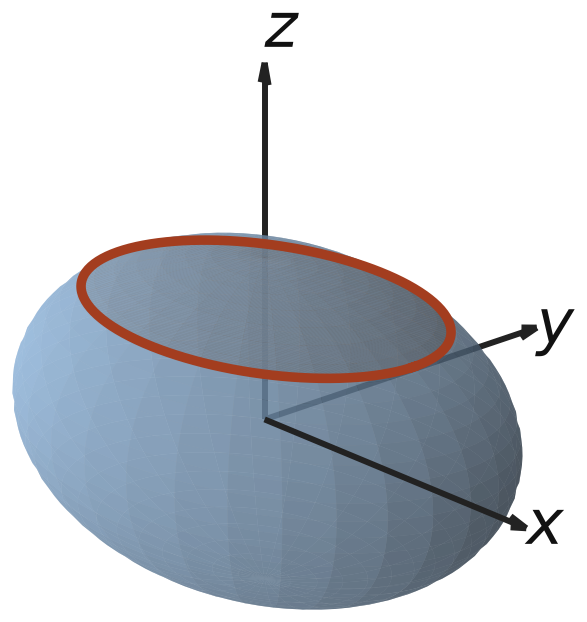
#> input picture docs/dev-logs-20261124/explorer/dsh-deepseek-flash/calculus-15.7.55_testing-0/code/figures/part1_figure1.png, 587 x 622 px
$ python -i part1_figure1.py   (imports and definitions only)
#> lines starting #> are read from the running program, lines starting #| are printed output that depends on the picture
"""Draw Figure 1 of Part 1: the solid ellipsoid $P$ with one horizontal section.

The label of the boundary stands at a point that satisfies the equation of the surface. The
script measures every label against the rendered body and the axes box before the export.
"""

from __future__ import annotations

import math
import sys
from pathlib import Path

import matplotlib

# [1 line not run here, left out]

import matplotlib.pyplot as plt
from PIL import Image
import numpy as np
from matplotlib.transforms import Bbox
from mpl_toolkits.mplot3d import proj3d

CODE_DIRECTORY = Path(__file__).resolve().parent
sys.path.insert(0, str(CODE_DIRECTORY))

import figure_anchors as anchors
import support

FIGURE_PATH = CODE_DIRECTORY / "figures" / "part1_figure1.png"
SURFACE_ALPHA = 0.62
SECTION_ALPHA = 0.9
SURFACE_COLOUR = "#8fb4d9"
SECTION_COLOUR = "#e08a3c"
AXIS_LENGTH = 1.26
LABEL_CLEARANCE_PIXELS = 8.0
GRID_SIZE = 61
FONT_SIZE = 10.5


# [28 lines left out: functions ellipsoid_grid, project, display_box, not called in this run]


def trim_white_margin(path: Path, margin: int = 12) -> None:
    """Crop the uniform white border of a rendered figure and keep a small margin.

    Args:
        path: The path of the PNG file.
        margin: The number of pixels to keep around the content.
    """
#> called with path = 'figures/part1_figure1.png', margin = 12
    image = Image.open(path).convert("RGB")
#> image is the input picture: PIL image 587x622 RGB; mean R, G, B 197.8, 203.1, 210
    grey = image.convert("L")
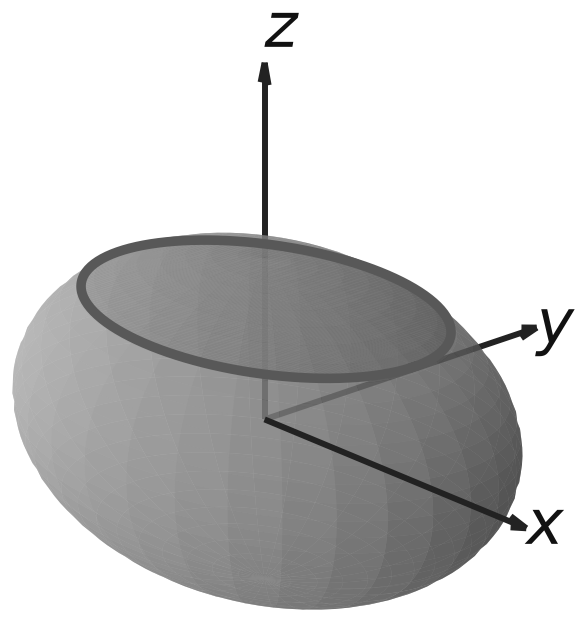
#> grey: PIL image 587x622 L; min 17, max 255, mean 202.3
    box = grey.point(lambda value: 0 if value >= 250 else 255).getbbox()
#> box = (12, 12, 575, 610)
    if box is None:
        raise AssertionError("the figure is empty")
    left = max(box[0] - margin, 0)
#> left = 0
    upper = max(box[1] - margin, 0)
#> upper = 0
    right = min(box[2] + margin, image.width)
#> right = 587
    lower = min(box[3] + margin, image.height)
#> lower = 622
    image.crop((left, upper, right, lower)).save(path)
    print(f"the trimmed figure box is {right - left} by {lower - upper} pixels")
#| the trimmed figure box is 587 by 622 pixels


# [78 lines left out: function main, not called in this run]


# [2 lines not run here, left out]

>>> result = trim_white_margin('figures/part1_figure1.png')

$ run again, on docs/dev-logs-20261124/explorer/dsh-deepseek-flash/calculus-15.7.55_testing-0/code/figures/part3_figure1.png
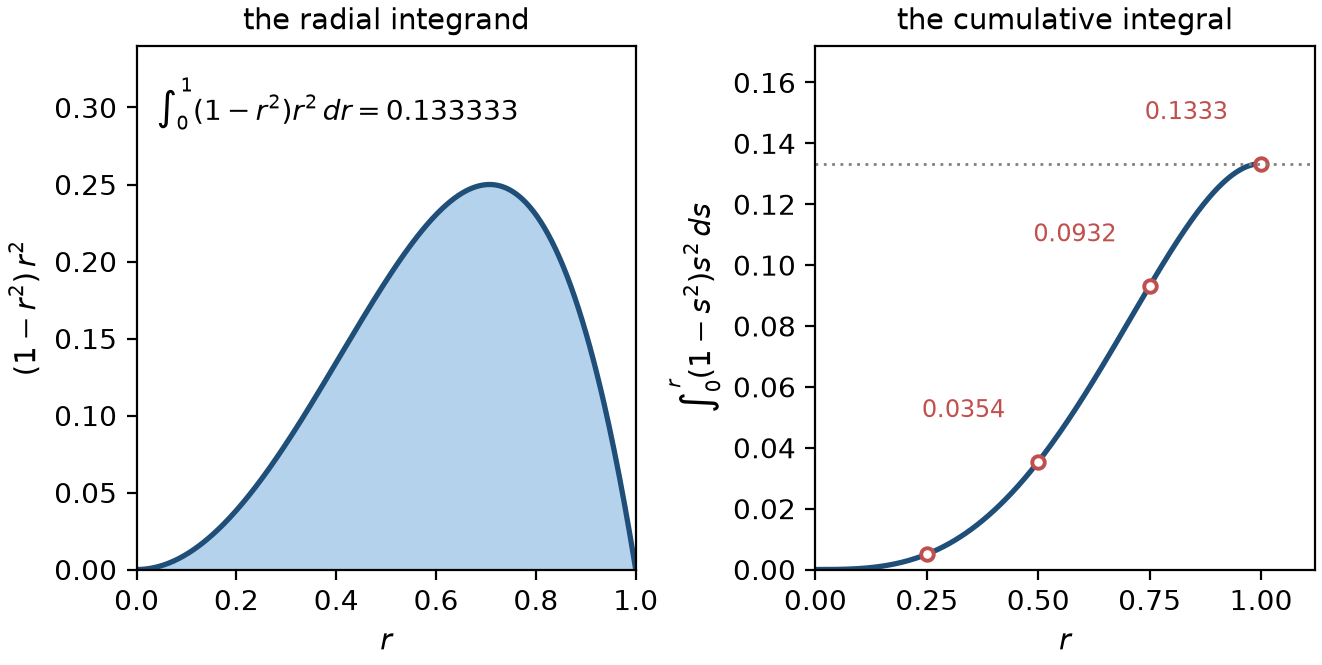
#> input picture docs/dev-logs-20261124/explorer/dsh-deepseek-flash/calculus-15.7.55_testing-0/code/figures/part3_figure1.png, 1322 x 665 px
#> in trim_white_margin, `grey = image.convert("L")`:
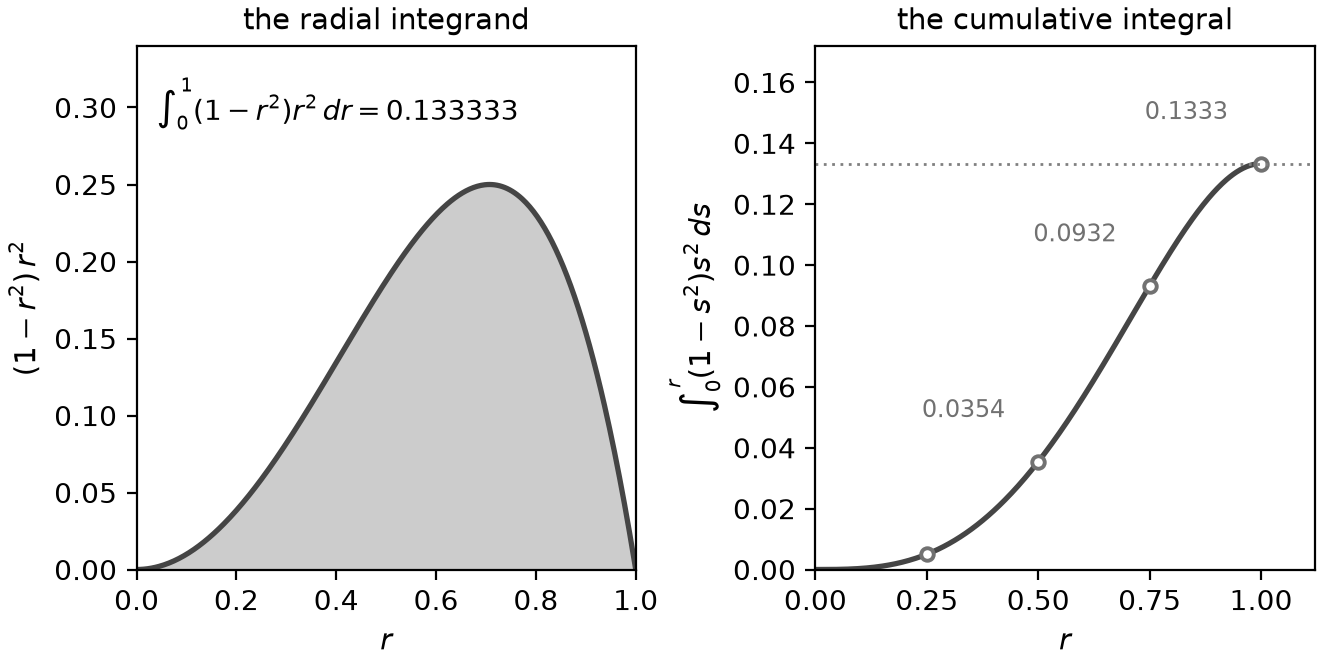
#> grey: PIL image 1322x665 L; min 0, max 255, mean 239.7
#> box = (8, 7, 1317, 650)
#> left = 0
#> right = 1322
#> lower = 662
#> in trim_white_margin, `image.crop((left, upper, right, lower)).save(path)`:
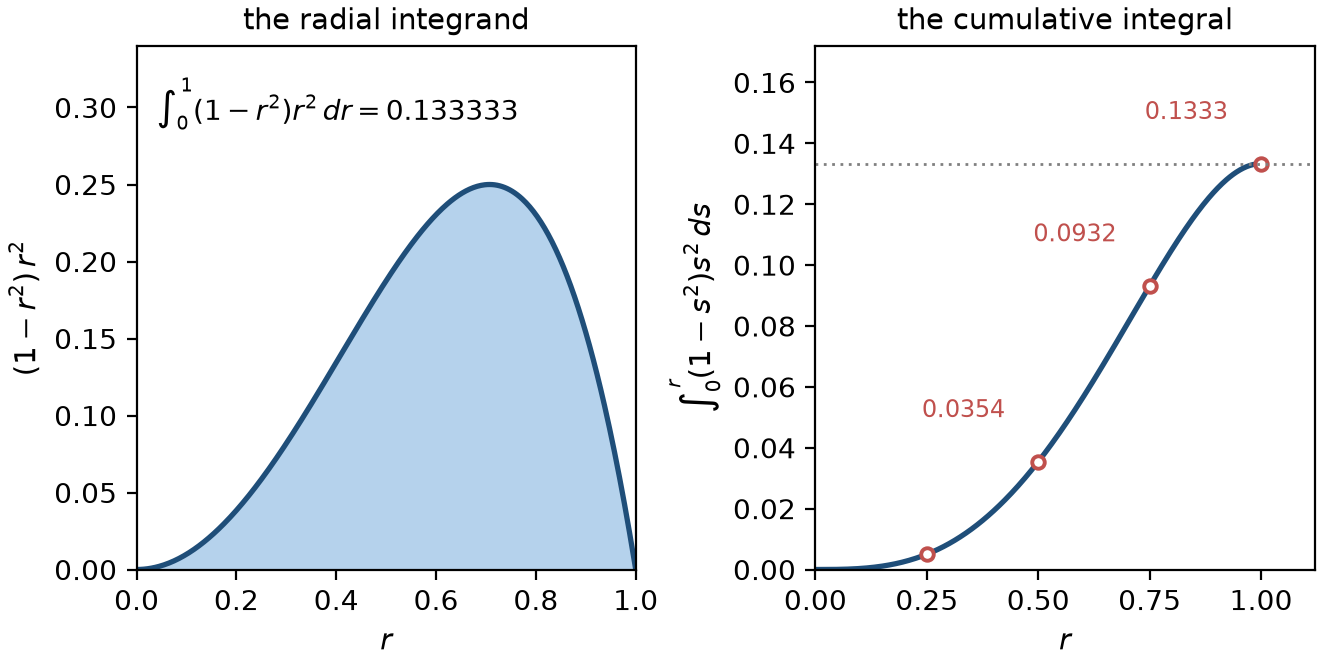
#> saved as part3_figure1.png: PIL image 1322x662 RGB; mean R, G, B 236.9, 240.4, 243.7
#| the trimmed figure box is 1322 by 662 pixels
